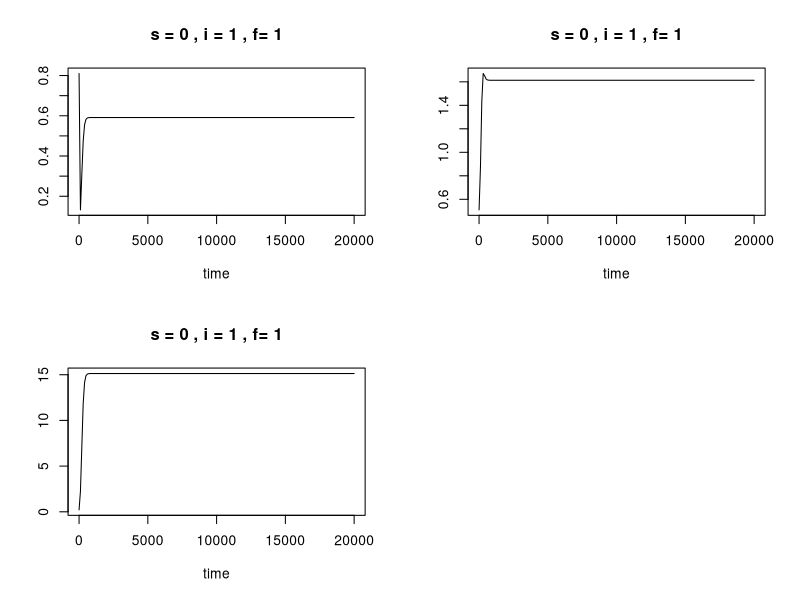
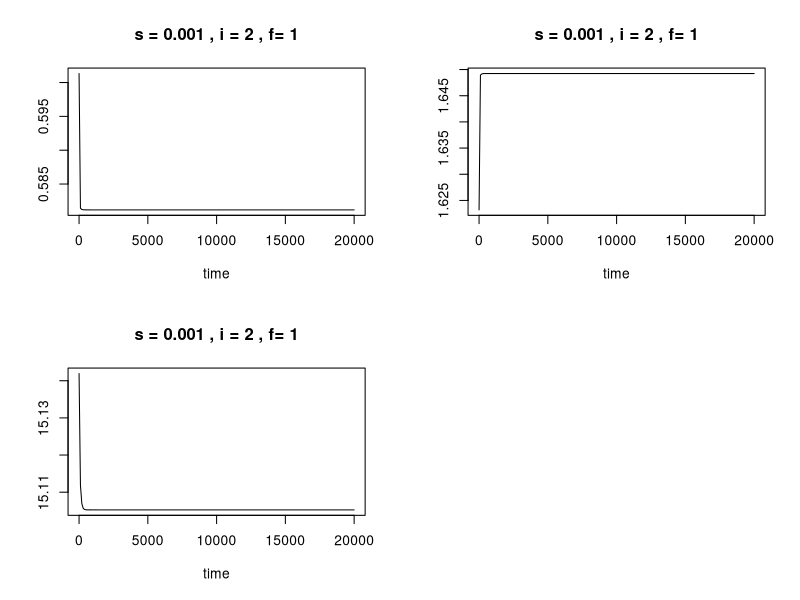
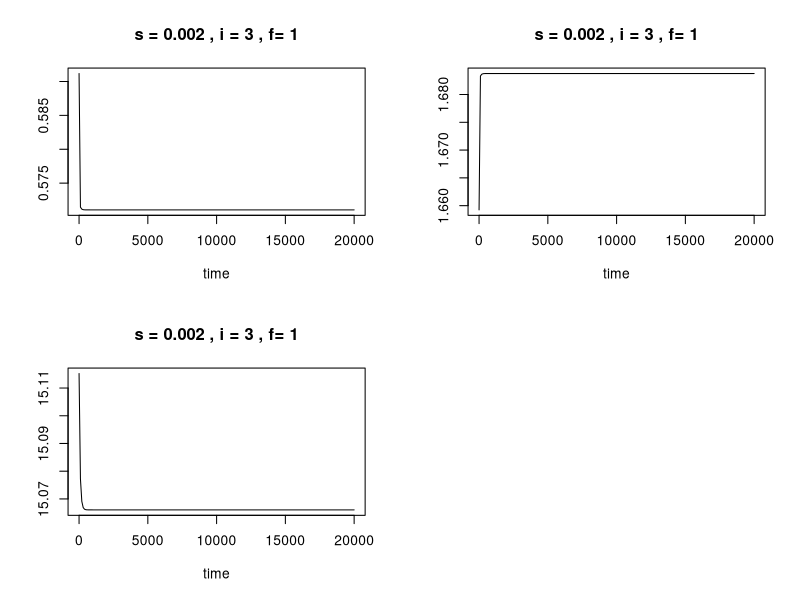
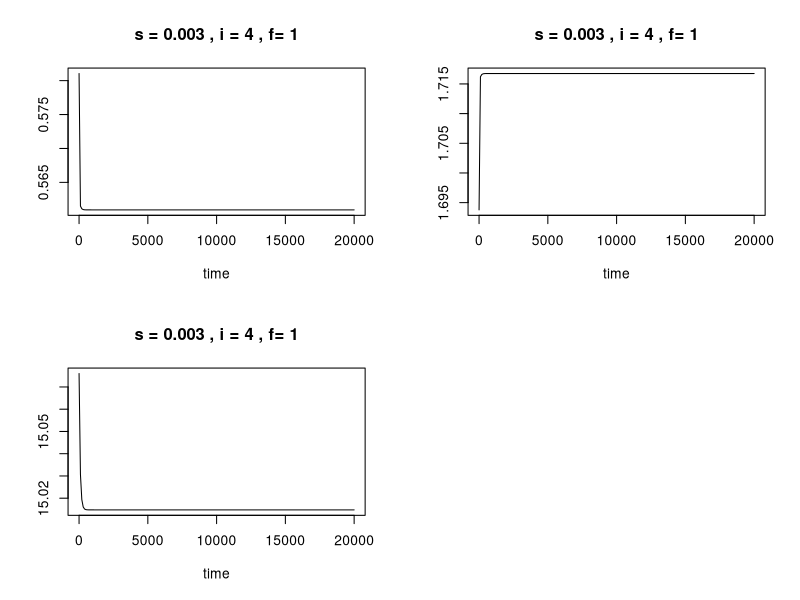
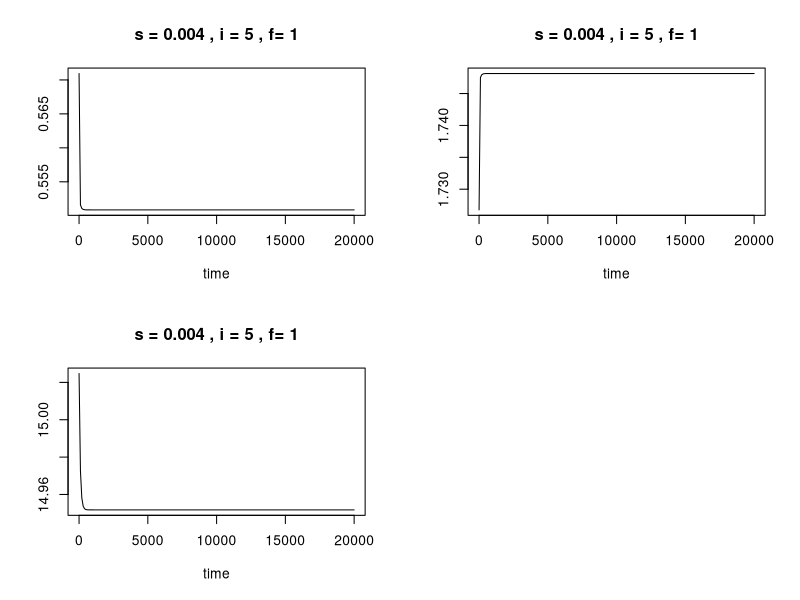
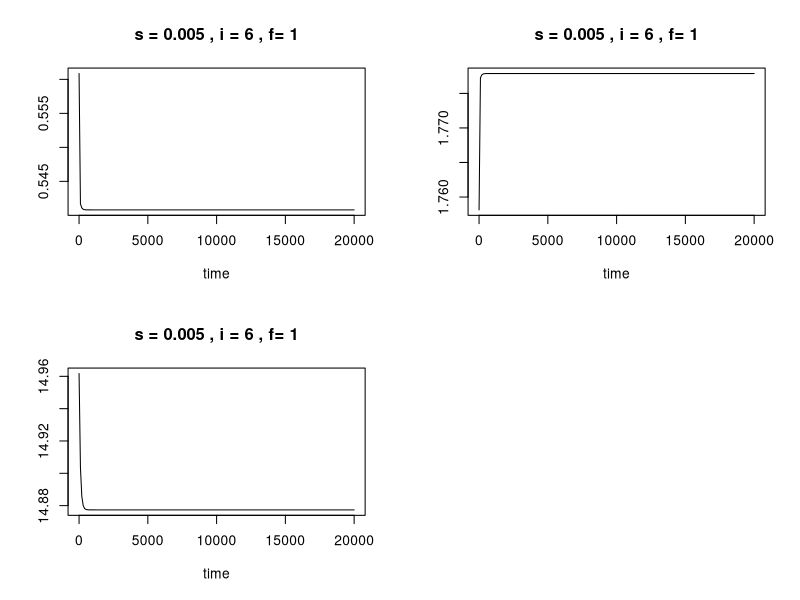
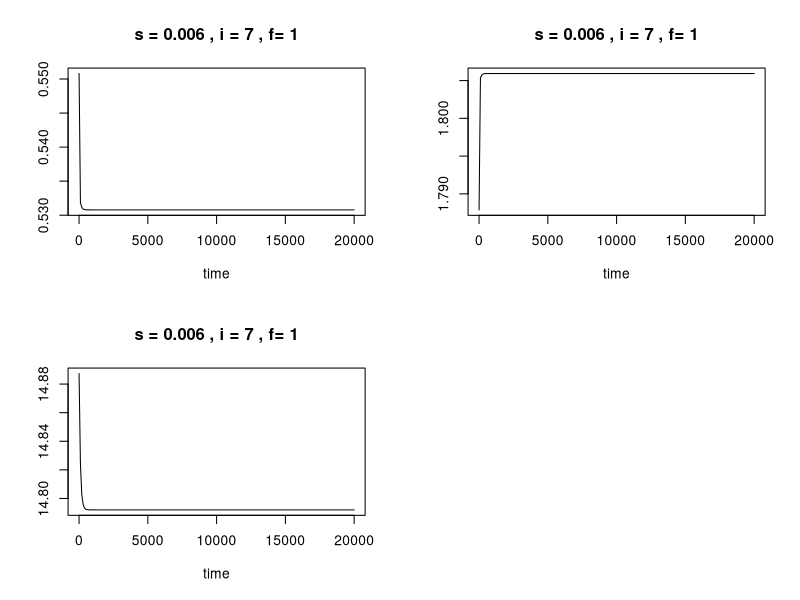
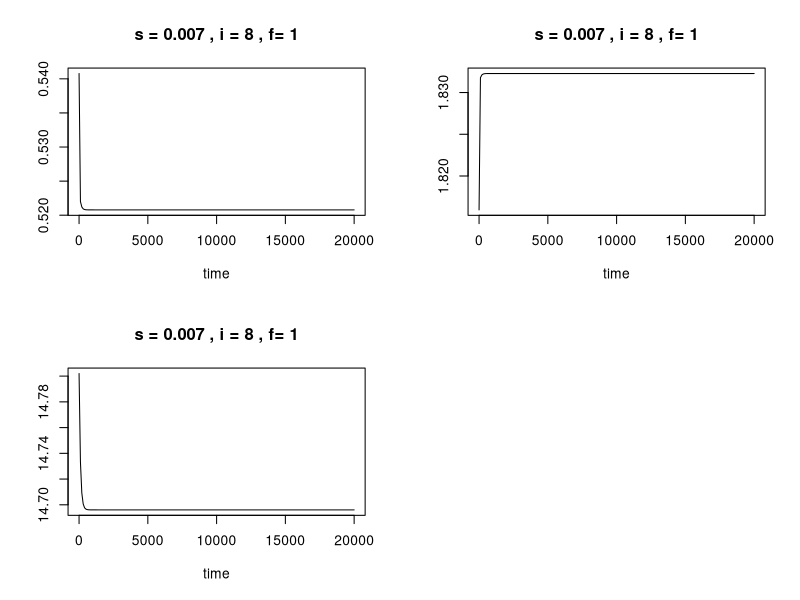

Write R code to recreate these figures, in order.
#####This script solves for a tri-trophic population model under varying sensory environment where both predator and prey have difficulty detecting each other
# setwd('~/Dropbox/Projects/Sensory stress basal/Paper/Scripts for Yodzis and Innes/Images new style/Raw data for f=1')
#Change log 1/19/21: m is swapped to be in the prey foraging rates to be consistent with the manuscript

library('deSolve')

##This model examines a variety of conditions: when either predator or prey are more vulnerable to the sensory stress and when the fear response to prey is either tied or decoupled to its foraging capability
#Low and high denote the two different conditions for both sensory vulnerability and nature of the fear response in prey
low=1
high=2
m.domain=c(0.5,5) # m denotes whether the fear response in prey is tied to prey foraging (low m) or decoupled (high m)
n.domain=c(0.002, 25) # n denotes whether predator (high n) or prey (low n) is more vulnerable to sensory stress

final.n=NULL
f.domain=1 #The default fear intensity is set to 1 for this simulation but in previous runs, f has been allowed to vary

for(j in 1:length(f.domain))
{
B.final=NULL
H.final=NULL
P.final=NULL

a.percap.final=NULL
b.percap.final=NULL
a.tot.final=NULL
b.tot.final=NULL
r.b.final=NULL
a.percap.std.final=NULL
b.percap.std.final=NULL
b.percap.a.final=NULL
a.percap.B.final=NULL

#Initial starting conditions for the three populations; B is the basal resource, H is the prey, and P is the predator
B=0.8
H=0.5
P=0.2

#The sensory domain in which the tri-trophic system exists varies depending on the value of n. Therefore, the correct s.domain line must be run depending on whether n has a high or low value, see line 46
s.domain=seq(from =0, to =0.3, by =0.001) #n=high 
# s.domain=seq(from =0, to =2000, by =1) #n=low
for(i in 1: length(s.domain))
{
a=2.17 #Fixed parameter values for attack rates, birth rates,... Values are calculated from McCann and Yodzis 1994
b=0.1
f=f.domain[j]#0.1, 10
m=m.domain[low]#0.5 #5
n=n.domain[high]#0.002#25
s=s.domain[i]
dh=0.056
dp=0.01

parameters = c(a, f, n , m , s, b, dh, dp)
state=c(B=B[i]+0.01,H=H[i]+0.01,P=P[i]+0.01)

#The Lorenz function encapsulates the model equations, which is a modified Lotka-Volterra predatory-prey model. Prey are able to respond to the presence of predators but at a cost of reduced foraging on the basal resource. Sensory stress (s) is introduced into the environment where as s increases, predation rate decreases but concurrently, prey dampen their response to the presence of predators. The overarching question of this model is to determine how do trophic cascades change when sensory stress is present
Lorenz=function(t, state, parameters){
	with(as.list(c(state,parameters)), {
		dB=B*(1-B)-a*H*B/(1+f*m*P/(1+s))
		dH=a*B*H/(1+f*m*P/(1+s))-b*P*H/((1+f*P/(1+s))*(1+n*s))-dh*H
		dP=b*P*H/((1+f*P/(1+s))*(1+n*s))-dp*P
	
		list(c(dB,dH,dP))
	})
}

times = seq(0, 20000, by =100)

#The lsoda function numerically solves for the population abundance after 20000 time steps
out=lsoda(y=state, times=times, func=Lorenz, parms = parameters, rtol=1e-8, atol=1e-8)
plot(out,main=c(paste(paste('s =',s), paste(','), paste('i =',i), paste(','), paste('f=',f)))) #This line of code plots the results of the three populations over time and is a way of visualizing the progress of the function

#Once the population equilibria have been established, the vital rates of the populations can be calculated
out=as.data.frame(out)
B.equil=out$B[length(out$B)] #The equilibrium basal resource population
H.equil=out$H[length(out$H)]#The equilibrium prey population
P.equil=out$P[length(out$P)]#The equilibrium predator population
r.b=B.equil*(1-B.equil) #The growth rate of the basal resource population
a.percap=a*B.equil/(1+f*P.equil/(1+s)) #The per capita foraging rate of prey
b.percap=b*H.equil/((1+f*m*P.equil/(1+s))*(1+n*s)) #The per capita predation rate of predators
a.tot=a*B.equil*H.equil/(1+f*P.equil/(1+s)) #The total foraging rate of prey population i.e. the amount of the basal resource the prey population is consuming
b.tot=b*P.equil*H.equil/((1+f*m*P.equil/(1+s))*(1+n*s)) #The total predation rate of predator population
a.percap.std=a/(1+f*P.equil/(1+s)) #The per capita foraging rate of prey but standardized by the basal resource population (The proportion of the basal resource population each prey is consuming)
b.percap.std=b/((1+f*m*P.equil/(1+s))*(1+n*s)) #The per capita predation rate of predators but standardized by the prey population
a.percap.B=a*H.equil/(1+f*P.equil/(1+s)) #The proportion of the basal resource that is being consumed by the prey population
b.percap.a=b*P.equil/((1+f*m*P.equil/(1+s))*(1+n*s)) #The proportion of the prey that is being consumed by the predator population

B=c(B,B.equil)
H=c(H, H.equil)
P=c(P, round(P.equil, 50))

#This creates a data frame of the equilibrium population and vital rates levels as the for loop loops through increasing sensory stress levels
B.final=c(B.final, B.equil)
H.final=c(H.final, H.equil)
P.final=c(P.final, P.equil)
r.b.final=c(r.b.final,r.b)
a.percap.final=c(a.percap.final,a.percap)
b.percap.final=c(b.percap.final, b.percap)
a.tot.final=c(a.tot.final, a.tot)
b.tot.final=c(b.tot.final, b.tot)
a.percap.std.final=c(a.percap.std.final,a.percap.std)
b.percap.std.final=c(b.percap.std.final,b.percap.std)
b.percap.a.final=c(b.percap.a.final, b.percap.a)
a.percap.B.final=c(a.percap.B.final, a.percap.B)
}

final.s=(cbind(B.final, H.final, P.final, a.percap.final, b.percap.final, a.tot.final, b.tot.final, r.b.final, a.percap.std.final, b.percap.std.final,b.percap.a.final,a.percap.B.final))
final.n=cbind(final.n,final.s)
}

final=NULL
final=as.data.frame(final.n)

####################Preliminary plots of results
par(mfrow=c(2,2))
en.1=12

B.domain=seq(from =1, to =ncol(final), by =en.1)
plot(final[,B.domain[1]]~s.domain, type='n', xlab=("Effective stress"), ylab=('Basal Resource'))
for( i in 1:length(B.domain))
{
lines(final[,B.domain[i]]~s.domain, col=(3))	
}


H.domain=seq(from =2, to =ncol(final), by =en.1)
plot(final[,H.domain[1]]~s.domain, type='n', xlab=("Effective stress"), ylab=('Prey'))
for( i in 1:length(H.domain))
{
lines(final[,H.domain[i]]~s.domain, col=(4))	
}


P.domain=seq(from =3, to =ncol(final), by =en.1)
plot(final[,P.domain[1]]~s.domain, type='n', xlab=("Effective stress"), ylab=('Predator'))
for( i in 1:length(P.domain))
{
lines(final[,P.domain[i]]~s.domain, col=(2))	
}

plot(final[,B.domain]~s.domain,type='n', ylim=c(0,1), xlab=("Sensory stress"), ylab=('Standardized population abundance'))
for( i in 1:length(B.domain))
{
	Br.new=final[,B.domain[i]]/max(final[,B.domain[i]])
lines(Br.new~s.domain, col=(3), lwd=4)	
}
for( i in 1:length(H.domain))
{
	H.new=final[,H.domain[i]]/max(final[,H.domain[i]])
lines(H.new~s.domain, col=(4), lwd=4)	
}
for( i in 1:length(P.domain))
{
	P.new=final[,P.domain[i]]/max(final[,P.domain[i]])
lines(P.new~s.domain, col=(2), lwd=4)	
}


### Plotting of vital rates
# par(mfrow=c(2,4))
# en.1=12
# a.percap.std.domain=seq(from =9, to =ncol(final), by =en.1)
# plot(final[,a.percap.std.domain[1]]~s.domain,ylim=c(min(final[,a.percap.std.domain[2]]),max(final[,a.percap.std.domain[1]])), type='n', xlab=("Effective stress"), ylab=('Proportion of resource consumed per capita'))
# # legend('topright', c( "Predator does better", "Prey does better"), lty=c(1,1), col=c(3,4))
# for( i in 1:length(a.percap.std.domain))
# {
# lines(final[,a.percap.std.domain[i]]~s.domain, col=(i+2))	
# }

# a.percap.domain=seq(from =4, to =ncol(final), by =en.1)
# plot(final[,a.percap.domain[1]]~s.domain, ylim=c(min(final[,a.percap.domain[2]]),max(final[,a.percap.domain[1]])), type='n', xlab=("Effective stress"), ylab=('Number of resource consumed per capita'))
# # legend('topright', c( "Predator does better", "Prey does better"), lty=c(1,1), col=c(3,4))
# for( i in 1:length(a.percap.domain))
# {
# lines(final[,a.percap.domain[i]]~s.domain, col=(i+2))	
# }

# a.percap.B.domain=seq(from =12, to =ncol(final), by =en.1)
# plot(final[,a.percap.B.domain[1]]~s.domain, type='n',ylim=c(min(final[,a.percap.B.domain[1]]),max(final[,a.percap.B.domain[1]])),  xlab=("Effective stress"), ylab=('Probability of a resource being consumed')) #This may equal total proportion of resource consumed
# # legend('topright', c( "Predator does better", "Prey does better"), lty=c(1,1), col=c(3,4))
# for( i in 1:length(a.percap.B.domain))
# {
# lines(final[,a.percap.B.domain[i]]~s.domain, col=(i+2))	
# }

# a.tot.domain=seq(from =6, to =ncol(final), by =en.1)
# plot(final[,a.tot.domain[2]]~s.domain, type='n',ylim=c(min(final[,a.tot.domain[2]]),max(final[,a.tot.domain[1]])), xlab=("Effective stress"), ylab=('Number of resource consumed total'))
# # legend('topright', c( "Predator does better", "Prey does better"), lty=c(1,1), col=c(3,4))
# for( i in 1:length(a.tot.domain))
# {
# lines(final[,a.tot.domain[i]]~s.domain, col=(i+2))	
# }


# b.percap.std.domain=seq(from =10, to =ncol(final), by =en.1)
# plot(final[,b.percap.std.domain[2]]~s.domain, type='n',ylim=c(min(final[,b.percap.std.domain[2]]),max(final[,b.percap.std.domain[1]])) ,xlab=("Effective stress"), ylab=('Proportion of prey consumed per capita'))
# # legend('topright', c( "Predator does better", "Prey does better"), lty=c(1,1), col=c(3,4))
# for( i in 1:length(b.percap.std.domain))
# {
# lines(final[,b.percap.std.domain[i]]~s.domain, col=(i+2))	
# }

# b.percap.domain=seq(from =5, to =ncol(final), by =en.1)
# plot(final[,b.percap.domain[2]]~s.domain, type='n',ylim=c(min(final[,b.percap.domain[2]]),max(final[,b.percap.domain[2]])), xlab=("Effective stress"), ylab=('Number of prey consumed per capita'))
# # legend('topright', c( "Predator does better", "Prey does better"), lty=c(1,1), col=c(3,4))
# for( i in 1:length(b.percap.domain))
# {
# lines(final[,b.percap.domain[i]]~s.domain, col=(i+2))	
# }


# b.percap.a.domain=seq(from = 11, to=ncol(final), by =en.1)
# plot(final[,b.percap.a.domain[2]]~s.domain,ylim=c(min(final[,b.percap.a.domain[2]]),max(final[,b.percap.a.domain[1]])), type='n', xlab=("Effective stress"), ylab=('Probability of a prey being consumed')) #May be the same as total proportion of prey being consumed
# # legend('topright', c( "Predator does better", "Prey does better"), lty=c(1,1), col=c(3,4))
# for( i in 1:length(b.percap.a.domain))
# {
# lines(final[,b.percap.a.domain[i]]~s.domain, col=(i+2))	
# }


# b.tot.domain=seq(from =7, to =ncol(final), by =en.1)
# plot(final[,b.tot.domain[2]]~s.domain, type='n', xlab=("Effective stress"),ylim=c(min(final[,b.tot.domain[2]]),max(final[,b.tot.domain[1]])), ylab=('Total number of prey consumed'))
# # legend('topright', c( "Predator does better", "Prey does better"), lty=c(1,1), col=c(3,4))
# for( i in 1:length(b.tot.domain))
# {
# lines(final[,b.tot.domain[i]]~s.domain, col=(i+2))	
# }






# r.b.domain=seq(from =8, to =ncol(final), by =en.1)
# plot(0, type='n', ylim=c(0.0,0.27), xlim=c(0, en), xlab=("Effective stress"), ylab=('Growth rate of B pop'))
# legend('topright', c( "Predator does better", "Prey does better"), lty=c(1,1), col=c(3,4))
# for( i in 1:length(r.b.domain))
# {
# lines(final[,r.b.domain[i]]~s.domain, col=(i+2))	
# }

#writing data
# write.table(final,'low n high m.csv', sep=',')
